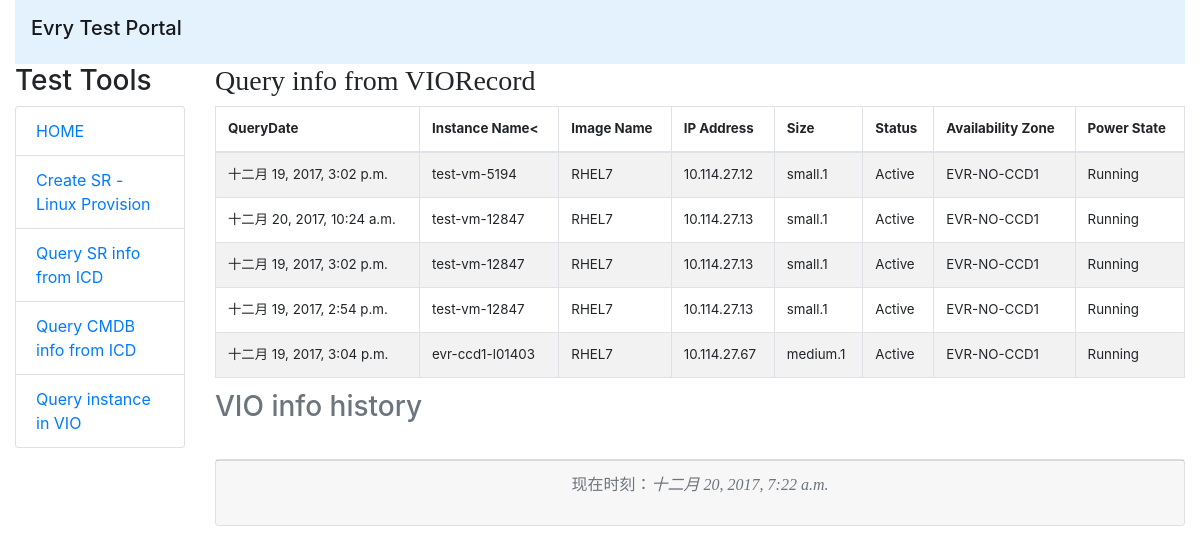
The app's page /evrytestportal/icdhistory/VIORecord/ with its own data.
### evrytesttools/models.py (models this page shows, shortened)
class VIORecord(models.Model):
    date = models.DateTimeField(auto_now=True, auto_created=True)
    instancename = models.CharField(max_length=100)
    imagename = models.CharField(max_length=100)
    ip = models.CharField(max_length=100)
    size = models.CharField(max_length=100)
    status = models.CharField(max_length=100)
    availabilityzone = models.CharField(max_length=100)
    powerstate = models.CharField(max_length=100)
    objects = VIORecordsManager()
    class Meta:
        ordering = ('-instancename', '-date')

### evrytesttools/views.py (the view)
# urls.py: path('icdhistory/<str:table>/',views.icd_history),
def icd_history(request, table):
    template = get_template('icd_history.html')
    now = datetime.now()
    if table == 'QuerySRRecord':
        queryset = models.QuerySRRecord.objects.all()
    elif table == 'QueryCMDBRecord':
        queryset = models.QueryCMDBRecord.objects.all()
    elif table == 'SRCreateServerLinuxRecord':
        queryset = models.SRCreateServerLinuxRecord.objects.all()
    elif table == 'VIORecord':
        queryset = models.VIORecord.objects.all()
    elif table == 'LinuxInfoRecord':
        queryset = models.LinuxInfoRecord.objects.all()
    html = template.render(locals())
    return HttpResponse(html)

### templates/icd_history.html (shortened to what this page needs)
{% extends 'base.html' %}
{% load markdown_deux_tags %}
{% block headmessage %}
    <h3 style="font-family: 'Arial Black'">Query info from {{ table }}</h3>
{% endblock %}
{% block content %}
    {% if table == 'VIORecord' %}
    <table class="table table-bordered table-striped table-condensed" style="font-size: 10pt">
        <caption><h3>VIO info history</h3></caption>
        <thead>
        <tr>
            <th>QueryDate</th>
            <th>Instance Name<</th>
            <th>Image Name</th>
            <th>IP Address</th>
            <th>Size</th>
            <th>Status</th>
            <th>Availability Zone</th>
            <th>Power State</th>
        </tr>
        </thead>
        <tbody>
        {% for instanceinfo in queryset %}
            <tr>
                <td>{{ instanceinfo.date }}</td>
                <td>{{ instanceinfo.instancename }}</td>
                <td>{{ instanceinfo.imagename }}</td>
                <td>{{ instanceinfo.ip }}</td>
                <td>{{ instanceinfo.size }}</td>
                <td>{{ instanceinfo.status }}</td>
                <td>{{ instanceinfo.availabilityzone }}</td>
                <td>{{ instanceinfo.powerstate }}</td>
        {% endfor %}
        </tbody>
    </table>
    {% endif %}
{% endblock %}

### records on screen
VIORecord: date "十二月 19, 2017, 3:02 p.m.", instancename "test-vm-5194", imagename "RHEL7", ip "10.114.27.12", size "small.1", status "Active", availabilityzone "EVR-NO-CCD1", powerstate "Running"
VIORecord: date "十二月 20, 2017, 10:24 a.m.", instancename "test-vm-12847", imagename "RHEL7", ip "10.114.27.13", size "small.1", status "Active", availabilityzone "EVR-NO-CCD1", powerstate "Running"
VIORecord: date "十二月 19, 2017, 3:02 p.m.", instancename "test-vm-12847", imagename "RHEL7", ip "10.114.27.13", size "small.1", status "Active", availabilityzone "EVR-NO-CCD1", powerstate "Running"
VIORecord: date "十二月 19, 2017, 2:54 p.m.", instancename "test-vm-12847", imagename "RHEL7", ip "10.114.27.13", size "small.1", status "Active", availabilityzone "EVR-NO-CCD1", powerstate "Running"
VIORecord: date "十二月 19, 2017, 3:04 p.m.", instancename "evr-ccd1-l01403", imagename "RHEL7", ip "10.114.27.67", size "medium.1", status "Active", availabilityzone "EVR-NO-CCD1", powerstate "Running"

### other values on screen
{{ table }} "VIORecord"
